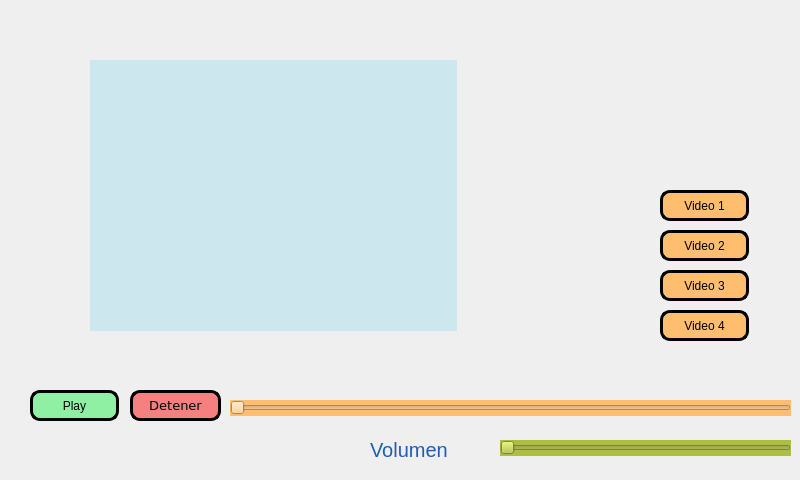
<?xml version="1.0" encoding="UTF-8"?>
<ui version="4.0">
 <class>MainWindow</class>
 <widget class="QMainWindow" name="MainWindow">
  <property name="geometry">
   <rect>
    <x>0</x>
    <y>0</y>
    <width>800</width>
    <height>480</height>
   </rect>
  </property>
  <property name="windowTitle">
   <string>MainWindow</string>
  </property>
  <widget class="QWidget" name="centralwidget">
   <widget class="QLabel" name="label">
    <property name="geometry">
     <rect>
      <x>0</x>
      <y>0</y>
      <width>800</width>
      <height>480</height>
     </rect>
    </property>
    <property name="text">
     <string/>
    </property>
    <property name="pixmap">
     <pixmap>FondoTESALimpio.png</pixmap>
    </property>
   </widget>
   <widget class="QLabel" name="label_2">
    <property name="geometry">
     <rect>
      <x>20</x>
      <y>20</y>
      <width>611</width>
      <height>341</height>
     </rect>
    </property>
    <property name="text">
     <string/>
    </property>
    <property name="pixmap">
     <pixmap>../../Imágenes/Televisió.png</pixmap>
    </property>
   </widget>
   <widget class="QWidget" name="widget" native="true">
    <property name="geometry">
     <rect>
      <x>90</x>
      <y>60</y>
      <width>367</width>
      <height>271</height>
     </rect>
    </property>
    <property name="sizePolicy">
     <sizepolicy hsizetype="Expanding" vsizetype="Expanding">
      <horstretch>0</horstretch>
      <verstretch>0</verstretch>
     </sizepolicy>
    </property>
    <property name="styleSheet">
     <string notr="true">background-color: rgba(138, 218, 235, 90);</string>
    </property>
   </widget>
   <widget class="QPushButton" name="pushButtonSalir">
    <property name="geometry">
     <rect>
      <x>690</x>
      <y>21</y>
      <width>71</width>
      <height>53</height>
     </rect>
    </property>
    <property name="font">
     <font>
      <pointsize>14</pointsize>
     </font>
    </property>
    <property name="styleSheet">
     <string notr="true">QPushButton
{border-radius:1px;background-color: transparent }
QPushButton:pressed
{background-color :  red;}</string>
    </property>
    <property name="text">
     <string/>
    </property>
   </widget>
   <widget class="QLabel" name="label_Salir">
    <property name="geometry">
     <rect>
      <x>690</x>
      <y>20</y>
      <width>71</width>
      <height>61</height>
     </rect>
    </property>
    <property name="text">
     <string/>
    </property>
    <property name="pixmap">
     <pixmap>Salir.png</pixmap>
    </property>
   </widget>
   <widget class="QPushButton" name="pushButton_Video1">
    <property name="geometry">
     <rect>
      <x>660</x>
      <y>190</y>
      <width>89</width>
      <height>31</height>
     </rect>
    </property>
    <property name="styleSheet">
     <string notr="true">QPushButton
{border-radius:10px;border :3px solid black;background-color: rgb(255, 190, 111);}
QPushButton:pressed
{background-color: rgb(198, 70, 0);}


</string>
    </property>
    <property name="text">
     <string>Video 1</string>
    </property>
   </widget>
   <widget class="QPushButton" name="pushButton_Video2">
    <property name="geometry">
     <rect>
      <x>660</x>
      <y>230</y>
      <width>89</width>
      <height>31</height>
     </rect>
    </property>
    <property name="styleSheet">
     <string notr="true">QPushButton
{border-radius:10px;border :3px solid black;background-color: rgb(255, 190, 111);}
QPushButton:pressed
{background-color: rgb(198, 70, 0);}


</string>
    </property>
    <property name="text">
     <string>Video 2</string>
    </property>
   </widget>
   <widget class="QPushButton" name="pushButton_Video3">
    <property name="geometry">
     <rect>
      <x>660</x>
      <y>270</y>
      <width>89</width>
      <height>31</height>
     </rect>
    </property>
    <property name="styleSheet">
     <string notr="true">QPushButton
{border-radius:10px;border :3px solid black;background-color: rgb(255, 190, 111);}
QPushButton:pressed
{background-color: rgb(198, 70, 0);}


</string>
    </property>
    <property name="text">
     <string>Video 3</string>
    </property>
   </widget>
   <widget class="QPushButton" name="pushButton_Video4">
    <property name="geometry">
     <rect>
      <x>660</x>
      <y>310</y>
      <width>89</width>
      <height>31</height>
     </rect>
    </property>
    <property name="styleSheet">
     <string notr="true">QPushButton
{border-radius:10px;border :3px solid black;background-color: rgb(255, 190, 111);}
QPushButton:pressed
{background-color: rgb(198, 70, 0);}


</string>
    </property>
    <property name="text">
     <string>Video 4</string>
    </property>
   </widget>
   <widget class="QPushButton" name="pushButton_6">
    <property name="geometry">
     <rect>
      <x>30</x>
      <y>390</y>
      <width>89</width>
      <height>31</height>
     </rect>
    </property>
    <property name="styleSheet">
     <string notr="true">QPushButton
{border-radius:10px;border :3px solid black;background-color: rgb(143, 240, 164);}
QPushButton:pressed
{background-color :  green;}
</string>
    </property>
    <property name="text">
     <string>Play</string>
    </property>
   </widget>
   <widget class="QPushButton" name="pushButton_7">
    <property name="geometry">
     <rect>
      <x>130</x>
      <y>390</y>
      <width>91</width>
      <height>31</height>
     </rect>
    </property>
    <property name="font">
     <font>
      <family>DejaVu Sans</family>
      <pointsize>10</pointsize>
      <weight>50</weight>
      <italic>false</italic>
      <bold>false</bold>
      <underline>false</underline>
      <strikeout>false</strikeout>
      <kerning>true</kerning>
     </font>
    </property>
    <property name="cursor">
     <cursorShape>ArrowCursor</cursorShape>
    </property>
    <property name="styleSheet">
     <string notr="true">QPushButton
{border-radius:10px;border :3px solid black;background-color: rgb(245, 128, 128); }
QPushButton:pressed
{background-color :  red;}
</string>
    </property>
    <property name="text">
     <string>Detener</string>
    </property>
   </widget>
   <widget class="QSlider" name="horizontalSlider">
    <property name="geometry">
     <rect>
      <x>230</x>
      <y>400</y>
      <width>561</width>
      <height>16</height>
     </rect>
    </property>
    <property name="styleSheet">
     <string notr="true">background-color: rgb(255, 190, 111);</string>
    </property>
    <property name="orientation">
     <enum>Qt::Horizontal</enum>
    </property>
   </widget>
   <widget class="QLabel" name="labelVolumen">
    <property name="geometry">
     <rect>
      <x>370</x>
      <y>440</y>
      <width>121</width>
      <height>20</height>
     </rect>
    </property>
    <property name="font">
     <font>
      <pointsize>15</pointsize>
     </font>
    </property>
    <property name="styleSheet">
     <string notr="true">background-color: transparent;
color: rgb(26, 95, 180);</string>
    </property>
    <property name="text">
     <string>Volumen</string>
    </property>
   </widget>
   <widget class="QSlider" name="horizontalSlider_2">
    <property name="geometry">
     <rect>
      <x>500</x>
      <y>440</y>
      <width>291</width>
      <height>16</height>
     </rect>
    </property>
    <property name="styleSheet">
     <string notr="true">background-color: rgb(174, 191, 64);</string>
    </property>
    <property name="orientation">
     <enum>Qt::Horizontal</enum>
    </property>
   </widget>
  </widget>
 </widget>
 <resources/>
 <connections/>
</ui>
